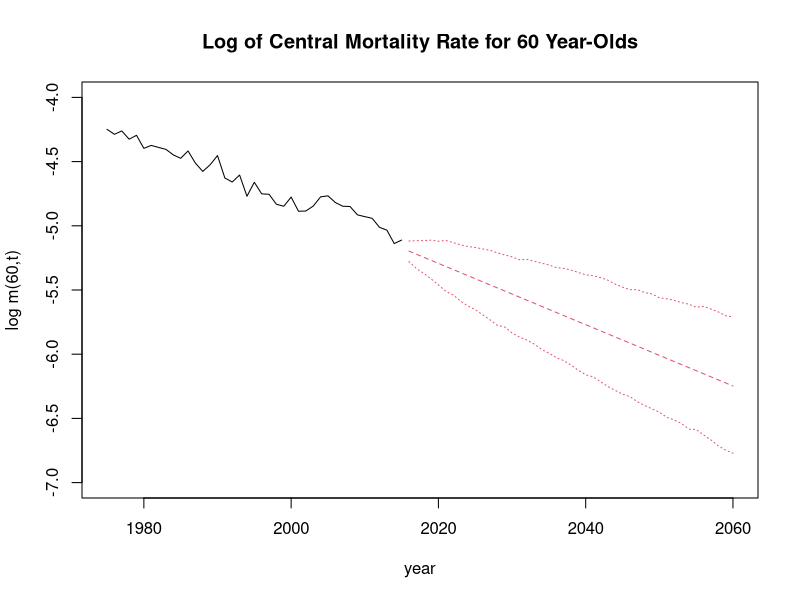
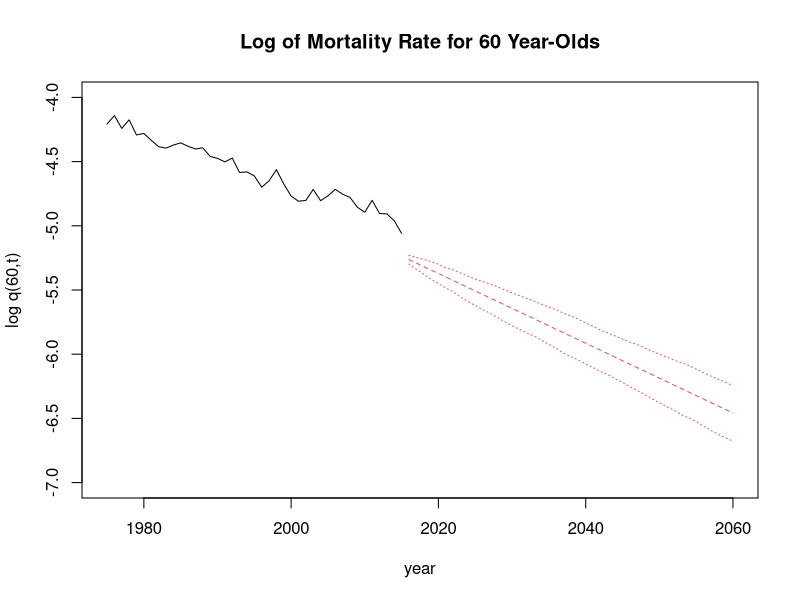

Write the R code that produced these figures, in order.
## ---- chunk 1
rm(list = ls())
library(knitr)
library(tidyverse)
set.seed(31455034)
knitr::opts_chunk$set(echo = FALSE, warning = FALSE, message = FALSE)
## ---- chunk 2
# Limiting to Years 1975 - 2015 & Ages 0 - 99
death <- read.delim(file = "Data/Deaths_1x1.txt", sep = "") %>%
    filter(1975 <= Year, Year <= 2015, Age != "110+") %>%
    select(-Female, -Male) %>%
    mutate(Age = strtoi(Age)) %>%
    filter(Age < 100)


# Limiting to Years 1975 - 2015 & Ages 0 - 99
exposure <- read.delim(file = "Data/Exposures_1x1.txt", sep = "") %>%
    filter(1975 <= Year, Year <= 2015, Age != "110+") %>%
    select(-Female, -Male) %>%
    mutate(Age = strtoi(Age)) %>%
    filter(Age < 100)

age <- max(death$Age) - min(death$Age) + 1
year <- 2015 - 1975 + 1

# Death Array
d <- array(NA, c(age, year))

# Exposure Array
e <- array(NA, c(age, year))

# Central Death Rate Array
# m_(x, t) ≈ d_(x,t) / E_(x,t)
m <- array(NA, c(age, year + 45))

# Dataset age incrementer
h <- 1

for (t in 1:year) {
    for (x in 1:age) {
        d[x, t] <- death$Total[h]
        e[x, t] <- exposure$Total[h]
        m[x, t] <- d[x, t] / e[x, t]
        h <- h + 1
    }
}
## ---- chunk 3
# Overall mortality level
a <- numeric()

for (x in 1:age) {
    a[x] <- mean(log(m[x, 1:year]))
}

info <- array(NA, c(age, year))

# Demeaned mortality data
for (x in 1:age) {
    for (t in 1:year) {
        info[x, t] <- log(m[x, t]) - a[x]
    }
}

pca <- svd(info, 1, 1)
# X = UDV'
# U: orthogonal matrix
# V: orthogonal matrix
# D: diagonal matrix

# Age-specific sensitivity of log death
b <- pca$u / sum(pca$u)

# Mortality index
k <- sum(pca$u) * pca$d[1] * pca$v
## ---- chunk 4
# Bivariate random walk with drift Term
mu <- (k[year] - k[1]) / (year - 1)
for (t in 1:45) {
    # Random Walk with Drift
    k[year + t] <- k[year + t - 1] + mu
    for (x in 1:age) {
        m[x, year + t] <- exp(a[x] + b[x] * k[year + t])
    }
}
## ---- chunk 5
sigma <- sd(k[2:year] - k[1:(year - 1)])

# Future Central Death Rate Array
mf <- array(NA, c(age, year + 45, 1000))

# Future Mortality index
kf <- array(NA, c(year + 45, 1000))
# 1000 simulations
# rnorm(1): simulated error with mean 0 and variance 1
# sigma*rnorm(1)
for (z in 1:1000) {
    mf[1:age, 1:year, z] <- m[1:age, 1:year]
    kf[1:year, z] <- k[1:year]
    for (t in 1:45) {
        # Random Walk with Drift and noise added
        kf[year + t, z] <- kf[year + t - 1, z] + mu + sigma * rnorm(1)
        for (x in 1:age) {
            mf[x, year + t, z] <- exp(a[x] + b[x] * kf[year + t, z])
        }
    }
}

# 95% preidciton interval

# 97.5% quantile: upper end
upper <- numeric()
# 2.5% quantile: lower end
lower <- numeric()
for (t in 1:45) {
    upper[t] <- quantile(mf[60, year + t, 1:1000], 0.975)
    lower[t] <- quantile(mf[60, year + t, 1:1000], 0.025)
}

plot(
    c(1975:2015), log(m[60, 1:year]),
    xlim = c(1975, 2060), type = "l", ylim = c(-7, -4),
    xlab = "year", ylab = "log m(60,t)",
    main = "Log of Central Mortality Rate for 60 Year-Olds"
)
lines(c(2016:2060), log(m[60, (year + 1):(year + 45)]), lty = 2, col = 2)
lines(c(2016:2060), log(upper), lty = 3, col = 2)
lines(c(2016:2060), log(lower), lty = 3, col = 2)
## ---- chunk 6
# Limiting to Years 1975 - 2015 & Ages 0 - 99
death <- read.delim(file = "Data/Deaths_1x1.txt", sep = "") %>%
    filter(1975 <= Year, Year <= 2015, Age != "110+") %>%
    select(-Female, -Male) %>%
    mutate(Age = strtoi(Age)) %>%
    filter(Age >= 60, Age < 100)


# Limiting to Years 1975 - 2015 & Ages 0 - 99
exposure <- read.delim(file = "Data/Exposures_1x1.txt", sep = "") %>%
    filter(1975 <= Year, Year <= 2015, Age != "110+") %>%
    select(-Female, -Male) %>%
    mutate(Age = strtoi(Age)) %>%
    filter(Age >= 60, Age < 100)

age <- max(death$Age) - min(death$Age) + 1
year <- 2015 - 1975 + 1

# Death Array
d <- array(NA, c(age, year))

# Exposure Array
e <- array(NA, c(age, year))

# Central Death Rate Array
# m_(x, t) ≈ d_(x,t) / E_(x,t)
m <- array(NA, c(age, year))

# Mortality Rate Array
q <- array(NA, c(age, year + 45))

# Dataset age incrementer
h <- 1

for (t in 1:year) {
    for (x in 1:age) {
        d[x, t] <- death$Total[h]
        e[x, t] <- exposure$Total[h]
        m[x, t] <- d[x, t] / e[x, t]
        q[x, t] <- 1 - exp(-(d[x, t] / e[x, t]))
        h <- h + 1
    }
}
## ---- chunk 7
xbar <- mean(c(60:99))
co <- c(60:99) - xbar

# Level of mortality curve
kappa_1 <- numeric()

# Gradient of mortality curve
kappa_2 <- numeric()

for (t in 1:year) {
    fit <- lm(log(q[1:age, t] / (1 - q[1:age, t])) ~ co)
    kappa_1[t] <- fit$coef[1]
    kappa_2[t] <- fit$coef[2]
}
## ---- chunk 8
# Bivaraite random walk with drift Term
mu1 <- (kappa_1[year] - kappa_1[1]) / (year - 1)
# Bivaraite random walk with drift Term
mu2 <- (kappa_2[year] - kappa_2[1]) / (year - 1)

for (t in 1:45) {
    kappa_1[year + t] <- kappa_1[year + t - 1] + mu1
    kappa_2[year + t] <- kappa_2[year + t - 1] + mu2
    for (x in 1:age) {
        temp <- exp(kappa_1[year + t] + kappa_2[year + t] * (x + 59 - xbar))
        q[x, year + t] <- temp / (1 + temp)
    }
}
## ---- chunk 9
sigma1 <- sd(kappa_1[2:year] - kappa_1[1:(year - 1)])
sigma2 <- sd(kappa_2[2:year] - kappa_2[1:(year - 1)])
sigma12 <- cor(kappa_1[2:year] - kappa_1[1:(year - 1)], kappa_2[2:year] - kappa_2[1:(year - 1)])

# Future Mortality Rate Array
qf <- array(NA, c(age, year + 45, 1000))

# Future level of mortality curve
k1f <- array(NA, c(year + 45, 1000))

# Future gradient of mortality curve
k2f <- array(NA, c(year + 45, 1000))

for (z in 1:1000) {
    qf[1:age, 1:year, z] <- q[1:age, 1:year]
    k1f[1:year, z] <- kappa_1[1:year]
    k2f[1:year, z] <- kappa_2[1:year]
    for (t in 1:45) {
        z1 <- rnorm(1)
        z2 <- sigma12 * z1 + sqrt(1 - sigma12^2) * rnorm(1)
        k1f[year + t, z] <- k1f[year + t - 1, z] + mu1 + sigma1 * z1
        k2f[year + t, z] <- k2f[year + t - 1, z] + mu2 + sigma2 * z2
        for (x in 1:age) {
            temp <- exp(k1f[year + t, z] + k2f[year + t, z] * (x + 59 - xbar))
            qf[x, year + t, z] <- temp / (1 + temp)
        }
    }
}

upper <- numeric()
lower <- numeric()
for (t in 1:45) {
    upper[t] <- quantile(qf[1, year + t, 1:1000], 0.95)
    lower[t] <- quantile(qf[1, year + t, 1:1000], 0.05)
}


plot(
    c(1975:2015), log(q[1, 1:year]),
    xlim = c(1975, 2060), type = "l", ylim = c(-7, -4),
    xlab = "year", ylab = "log q(60,t)",
    main = "Log of Mortality Rate for 60 Year-Olds"
)
lines(c(2016:2060), log(q[1, (year + 1):(year + 45)]), lty = 2, col = 2)
lines(c(2016:2060), log(upper), lty = 3, col = 2)
lines(c(2016:2060), log(lower), lty = 3, col = 2)
